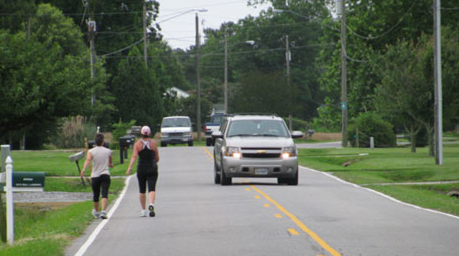
#> input picture image.png, 459 x 256 px
$ python object_detect_image.py
#> lines starting #> are read from the running program, lines starting #| are printed output that depends on the picture; after the words box and inside, x2 and y2 are one past the last pixel; in counts of white or black regions, pixels touching at a corner belong together
import cv2

# Este programa detecta peatones y coches en una imagen

# Imagen de origen
img_file = "image.png"

# Se carga la imagen
img = cv2.imread(img_file)
#> img is the input picture: shape (256, 459, 3); mean B, G, R 94.1, 110.4, 101

# Se cargan los clasificadores HAAR entrenados
car_classifier = 'cars.xml'
pedestrian_classifier = 'pedestrian.xml'

# Se convierte la imagen a escala de grises
gray_img = cv2.cvtColor(img, cv2.COLOR_BGR2GRAY)
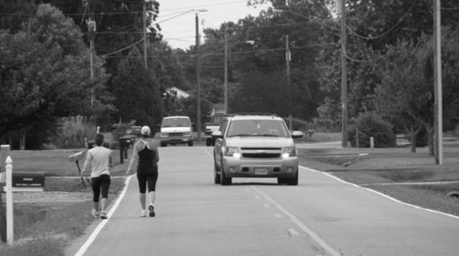
#> gray_img: shape (256, 459); min 8, max 255, mean 105.7

# Se crean los tracker de los clasificadores
car_tracker = cv2.CascadeClassifier(car_classifier)
pedestrian_tracker = cv2.CascadeClassifier(pedestrian_classifier)

# Se detectan los coches y los peatones
cars = car_tracker.detectMultiScale(gray_img)
#> cars = [[148, 102, 64, 64], [177, 75, 155, 155]]
pedestrian = pedestrian_tracker.detectMultiScale(gray_img)
#> pedestrian = [[122, 126, 47, 94]]

# Se dibuja un rectángulo alrededor de los coches
for (x,y,w,h) in cars:
    cv2.rectangle(img, (x,y), (x+w, y+h), (0,255,0), 2)
    cv2.putText(img, 'Coche', (x, y - 10), cv2.FONT_HERSHEY_SIMPLEX, 0.7, (0, 255, 0), 2)
#> this loop made 2 passes
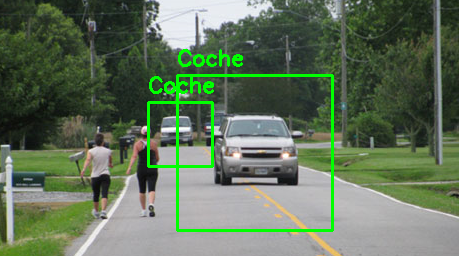
#> img: shape (256, 459, 3); 3.02% of pixels changed, all inside (x1, y1, x2, y2) = (147, 49, 334, 232)

# Se dibuja un rectángulo alrededor de los peatones
for (x,y,w,h) in pedestrian:
    cv2.rectangle(img, (x,y), (x+w, y+h), (0,0,255), 2)
    cv2.putText(img, 'Peaton', (x, y - 10), cv2.FONT_HERSHEY_SIMPLEX, 0.7, (0, 0, 255), 2)
#> this loop made 1 pass
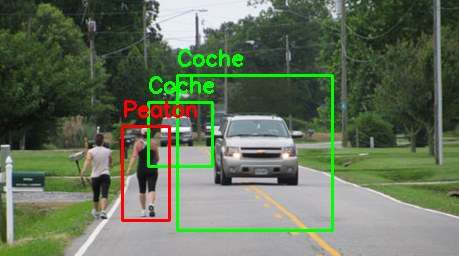
#> img: shape (256, 459, 3); 1.19% of pixels changed, all inside (x1, y1, x2, y2) = (121, 100, 197, 222)

# Se muestra la imagen con las marcas
cv2.imshow('Deteccion de peatones y coches',img)

# Se espera una pulsación de teclado para salir
cv2.waitKey()


print("I'm done")
